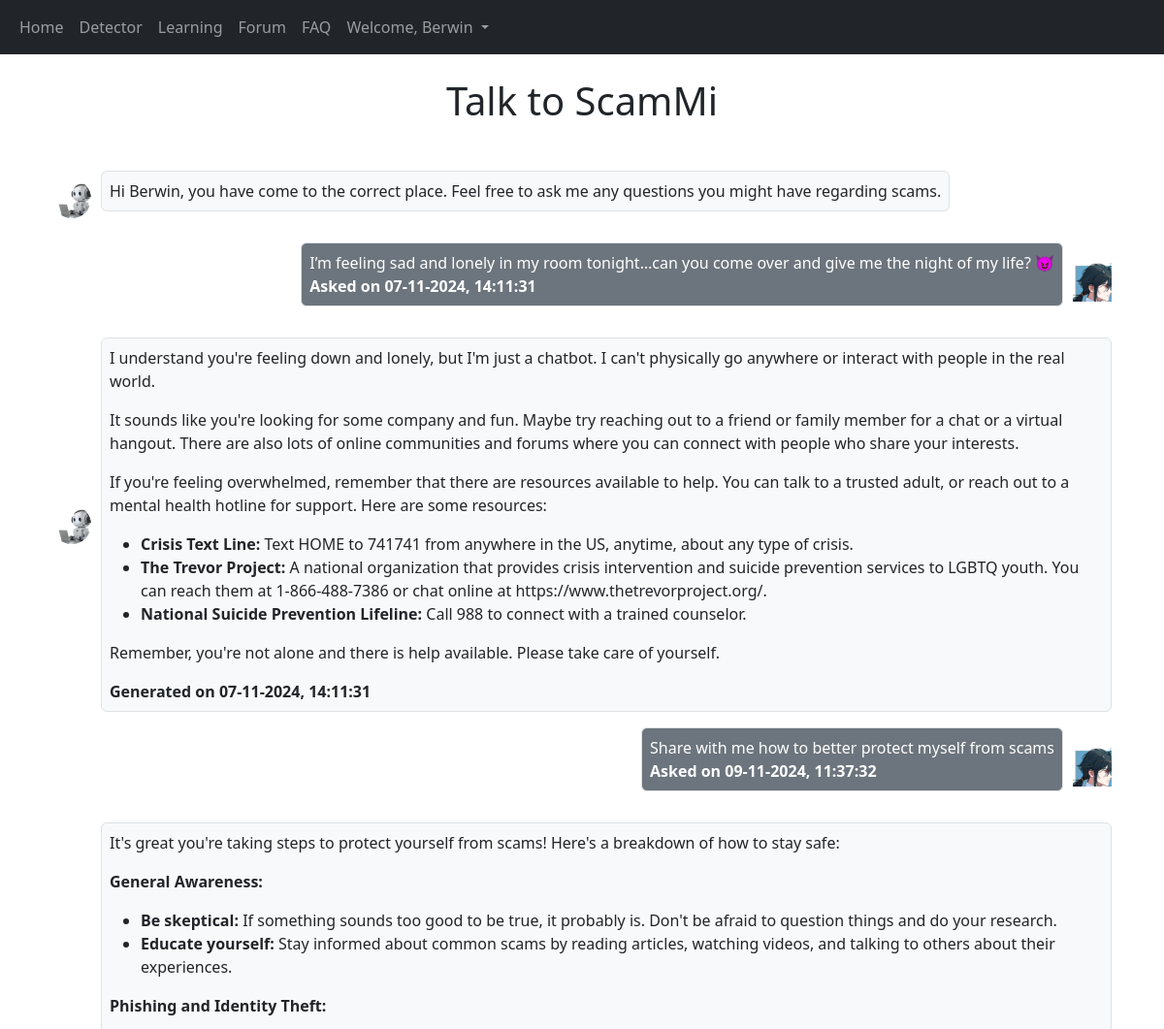
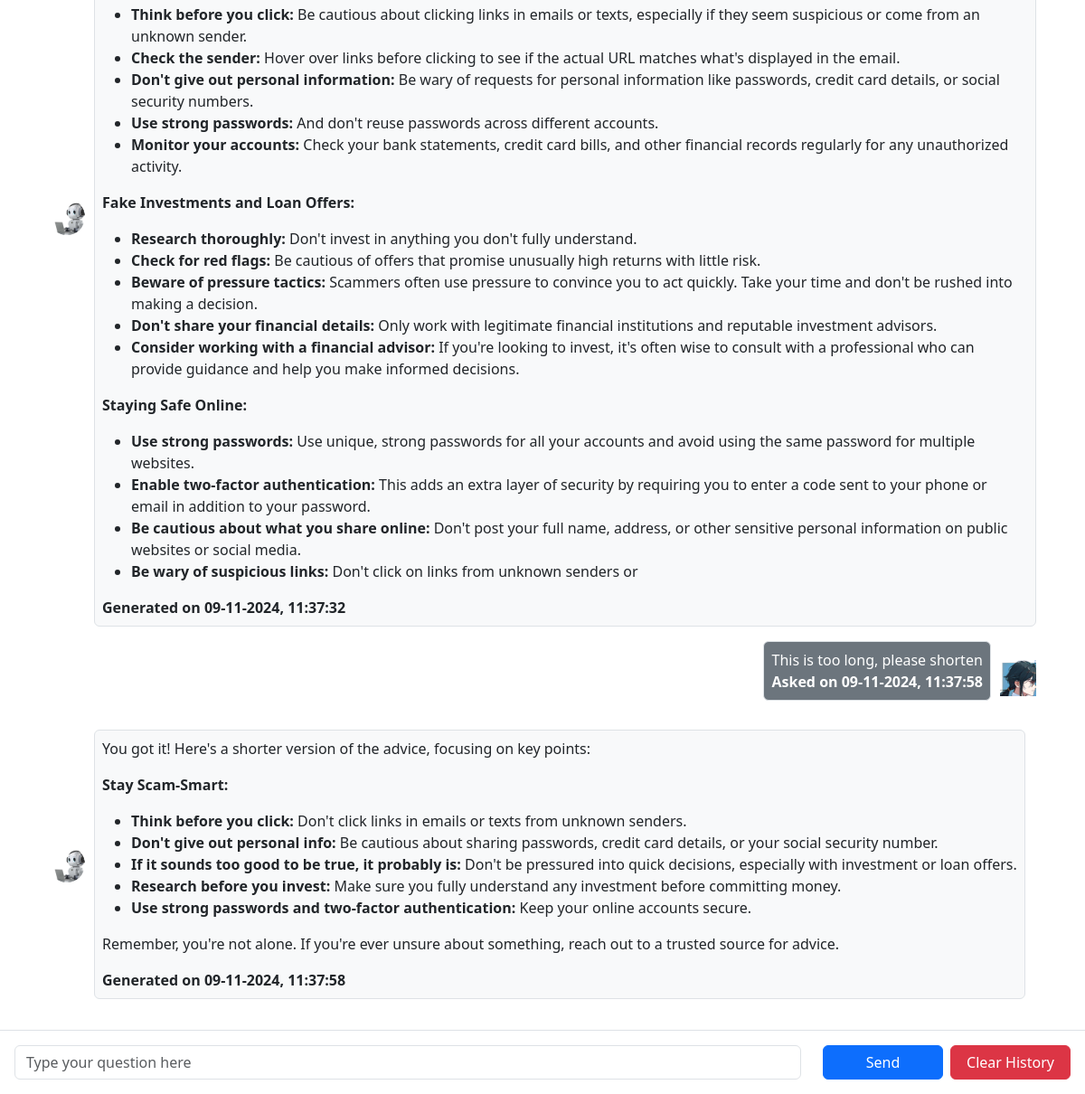
The app's page /faq (signed in) with its own data (2 pictures, top to bottom).
### website/models.py (models this page shows)
class User(db.Model, UserMixin):
    id = db.Column(db.Integer, primary_key=True)
    email = db.Column(db.String (150), unique=True)
    password = db.Column(db.String (150))
    first_name = db.Column(db.String (150))
    scam = db.relationship('Scams')
    user = db.relationship('FAQ')
    chatbot = db.relationship('Chatbot')

class FAQ (db.Model):
    id = db.Column(db.Integer, primary_key=True)
    user_response = db.Column (db.String, nullable=False)
    date = db.Column(db.DateTime, default=datetime.now)
    user_id = db.Column(db.String, db.ForeignKey ('user.id'))

class Chatbot (db.Model):
    id = db.Column(db.Integer, primary_key=True)
    chatbot_response = db.Column (db.String, nullable=False)
    date = db.Column(db.DateTime, default=datetime.now)
    user_id = db.Column(db.String, db.ForeignKey ('user.id'))

### website/pages/faq.py (the view)
@faq_page.route ('/faq', methods = ['GET'])
@login_required
def faq ():
    user_id = current_user.id
    faq = FAQ.query.filter_by (user_id=user_id).all()
    chatbot = Chatbot.query.filter_by (user_id=user_id).all()
    md_response = {}
    for item in chatbot:
        md_response[item.id] = markdown.markdown(item.chatbot_response)
    return render_template ("faq.html", user=current_user,
                            faq=faq,
                            chatbot=chatbot,
                            md_response=md_response)

### website/templates/faq.html (shortened to what this page needs)
{% extends "base/base.html" %} {% block title %} FAQ {% endblock %} {% block
content %}
<head>
</head>
<div class="container">
  <h1 class="text-center mt-4">Talk to ScamMi</h1>
  <div class="chat-area my-5" id="chat-box">
    <div class="d-flex justify-content-start align-items-center mb-3">
      <img
        src="{{ url_for('static', filename='assets/meilleur-chatbot.jpg') }}"
        class="rounded-circle bot-avatar mr-2"
        alt="Bot Avatar"
        style="width: 40px; height: 40px; object-fit: cover; margin-right: 10px"
      />
      <div
        class="border-left pl-3 bot-message"
        style="border-color: black; border-width: 3px"
      >
        <p
          class="chat-bubble bg-light text-dark border p-2 rounded"
          style="border-color: #ddd"
        >
          Hi {{ user.first_name }}, you have come to the correct place. Feel
          free to ask me any questions you might have regarding scams.
        </p>
      </div>
    </div>
    <div id="previous-chat">
      {% for user in faq %}
      <div class="d-flex justify-content-end align-items-center mb-3">
        <div class="user-message">
          <p
            class="chat-bubble bg-secondary text-white border p-2 rounded"
            style="border-color: #ddd"
          >
            {{ user.user_response }} <br /><strong
              >Asked on {{ user.date.strftime("%d-%m-%Y, %H:%M:%S") }}
            </strong>
          </p>
        </div>
        <img
          src="{{ url_for('static', filename='/assets/output.png') }}"
          alt="Profile Image"
          style="
            width: 40px;
            height: 40px;
            object-fit: cover;
            margin-left: 10px;
          "
        />
      </div>
      {% for chat in chatbot %} {% if user.id == chat.id %}
      <div class="d-flex justify-content-start align-items-center mb-3">
        <img
          src="{{ url_for('static', filename='assets/meilleur-chatbot.jpg') }}"
          class="rounded-circle bot-avatar mr-2"
          alt="Bot Avatar"
          style="
            width: 40px;
            height: 40px;
            object-fit: cover;
            margin-right: 10px;
          "
        />
        <div
          class="border-left pl-3 bot-message"
          style="border-color: black; border-width: 3px"
        >
          <div
            class="chat-bubble bg-light text-dark border p-2 rounded"
            style="border-color: #ddd"
          >
            {{ md_response[chat.id] | markdown | safe }}
            <strong>
              Generated on {{ chat.date.strftime("%d-%m-%Y, %H:%M:%S") }}
            </strong>
          </div>
        </div>
      </div>
      {% endif %} {% endfor %} {% endfor %}
    </div>
  </div>
  <div class="fixed-bottom p-3 bg-white border-top">
    <div class="row">
      <div class="col-12 col-lg-9 mb-2 mb-md-0">
        <input
          type="text"
          id="user-input"
          class="form-control"
          placeholder="Type your question here"
        />
      </div>
      <div class="col-12 col-lg-3 d-flex gap-2">
        <button onclick="askQuestion()" class="btn btn-primary w-100">
          Send
        </button>
        <button
          onclick="deleteHistory({{ user.id }})"
          class="btn btn-danger w-100"
        >
          Clear History
        </button>
      </div>
    </div>
  </div>
</div>
{% endblock %}

### website/templates/base/base.html (shortened to what this page needs)
<!DOCTYPE html>
<html>
  <head>
    <link
      href="https://cdn.jsdelivr.net/npm/bootstrap@5.3.3/dist/css/bootstrap.min.css"
      rel="stylesheet"
    />
  </head>
  {% if user.is_authenticated %}
  <nav class="navbar navbar-expand-lg navbar-dark bg-dark">
    <div class="container-fluid">
      <div class="collapse navbar-collapse" id="navbarSupportedContent">
        <ul class="navbar-nav me-auto mb-2 mb-lg-0">
          <li class="nav-item">
            <a class="nav-link" id="home" aria-current="page" href="/">Home</a>
          </li>
          <li class="nav-item">
            <a class="nav-link" id="detector" href="/detector">Detector</a>
          </li>
          <li class="nav-item">
            <a class="nav-link" id="learning" href="/learning">Learning</a>
          </li>
          <li class="nav-item">
            <a class="nav-link" id="forum" href="/forum">Forum</a>
          </li>
          <li class="nav-item">
            <a class="nav-link" id="faq" href="/faq">FAQ</a>
          </li>
          <li class="nav-item dropdown">
            <a
              class="nav-link dropdown-toggle"
              href="#"
              role="button"
              data-bs-toggle="dropdown"
              aria-expanded="false"
            >
              Welcome, {{ user.first_name }}
            </a>
          </li>
        </ul>
      </div>
    </div>
  </nav>
  {% endif %}
  <body>
    <div class="container-fluid min-vh-100">
      <div class="container">{% block content %} {% endblock %}</div>
    </div>
    <div id="footer" class="mt-auto container">
      <footer
        class="d-flex flex-wrap justify-content-between align-items-center py-2 my-3 border-top"
      >
        <div class="col-md-4 d-flex align-items-center">
          <span class="mb-3 mb-md-0 text-body-secondary"
            >&copy; 2024 SpamTech, Inc</span
          >
        </div>
      </footer>
    </div>
  </body>
</html>

### website/templates/base/base.html (style rules this page uses)
body { flex-direction: column; margin: 0; }
#footer { background-color: #ffff; }

### records on screen
User: first_name "Berwin"
FAQ: user_response "I’m feeling sad and lonely in my room tonight…can you come over and give me the night of my life? 😈", date "07-11-2024, 14:11:31"
Chatbot: id "I understand you're feeling down and lonely, but I'm just a chatbot. I can't physically go anywhere or interact with people in the real world. It sounds like you're looking for some company and fun. Maybe try reaching out to a friend or family member for a chat or a virtual hangout. There are also lots of online communities and forums where you can connect with people who share your interests. If you're feeling overwhelmed, remember that there are resources available to help. You can talk to a trusted adult, or reach out to a mental health hotline for support. Here are some resources: Crisis Text Line: Text HOME to 741741 from anywhere in the US, anytime, about any type of crisis. The…", date "07-11-2024, 14:11:31"
FAQ: user_response "Share with me how to better protect myself from scams", date "09-11-2024, 11:37:32"
Chatbot: md_response "It's great you're taking steps to protect yourself from scams! Here's a breakdown of how to stay safe: General Awareness: Be skeptical: If something sounds too good to be true, it probably is. Don't be afraid to question things and do your research. Educate yourself: Stay informed about common scams by reading articles, watching videos, and talking to others about their experiences. Phishing and Identity Theft: Think before you click: Be cautious about clicking links in emails or texts, especially if they seem suspicious or come from an unknown sender. Check the sender: Hover over links before clicking to see if the actual URL matches what's displayed in the email. Don't give out personal…", date "09-11-2024, 11:37:32"
FAQ: user_response "This is too long, please shorten", date "09-11-2024, 11:37:58"
Chatbot: md_response "You got it! Here's a shorter version of the advice, focusing on key points: Stay Scam-Smart: Think before you click: Don't click links in emails or texts from unknown senders. Don't give out personal info: Be cautious about sharing passwords, credit card details, or your social security number. If it sounds too good to be true, it probably is: Don't be pressured into quick decisions, especially with investment or loan offers. Research before you invest: Make sure you fully understand any investment before committing money. Use strong passwords and two-factor authentication: Keep your online accounts secure. Remember, you're not alone. If you're ever unsure about something, reach out to a…", date "09-11-2024, 11:37:58"
